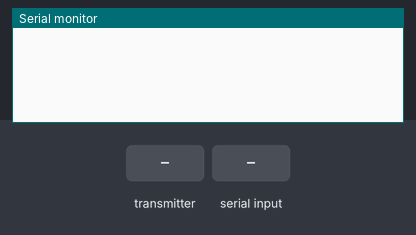
A sketch run on a simulated ESP8266 (NodeMCU). On the bench: the last lines printed to the serial monitor. The inputs (shaded band) are chosen by the test bench.

Above: at 1.2 s.
1.3 s: the transmitter starts sending data = 0
At 1.61 s:
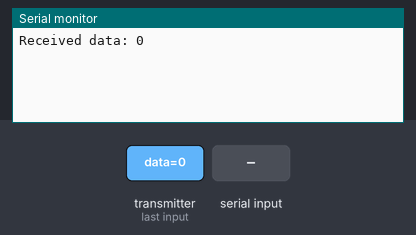
3.3 s: "1\n" received over Serial
At 3.61 s:
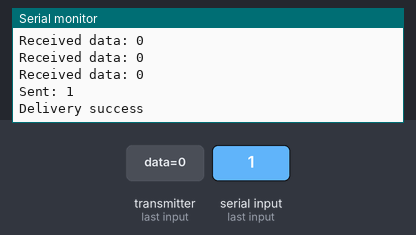

Measured:
- after the input at 1.3 s, the serial monitor: prints a new line at once (image 1)
- after the input at 3.3 s, the serial monitor: prints a new line at once (image 2)

The sketch:

ESP_MAC__TX_CODE.ino
```cpp
#include <ESP8266WiFi.h>
#include <espnow.h>
//C8:C9:A3:56:4A:FD


uint8_t broadcastAddress[] = {0xC8, 0xC9, 0xA3, 0x56, 0x4A, 0xFD};
//F4:CF:A2:C7:29:D2
// Define the switch pin
#define sw1 2

// Data structure for sending and receiving
typedef struct struct_message {
    char data[250];  // Buffer for incoming data
} struct_message;

struct_message sendReadings;
struct_message incomingReadings;

void OnDataSent(uint8_t *mac_addr, uint8_t sendStatus) {
  if (sendStatus == 0) {
    Serial.println("Delivery success");
  } else {
    Serial.println("Delivery fail");
  }
}

void OnDataRecv(uint8_t *mac, uint8_t *incomingData, uint8_t len) {
  memcpy(&incomingReadings, incomingData, sizeof(incomingReadings));
  Serial.print("Received data: ");
  Serial.println(incomingReadings.data);
}

void setup() {
  Serial.begin(9600);
  WiFi.mode(WIFI_STA);
  WiFi.disconnect();

  if (esp_now_init() != 0) {
    Serial.println("Error initializing ESP-NOW");
    return;
  }

  esp_now_set_self_role(ESP_NOW_ROLE_COMBO);
  esp_now_register_send_cb(OnDataSent);
  esp_now_add_peer(broadcastAddress, ESP_NOW_ROLE_COMBO, 1, NULL, 0);
  esp_now_register_recv_cb(OnDataRecv);

  pinMode(sw1, INPUT);
}

void loop() {
  static String inputString = "";  // String to hold incoming data

  // Read from Serial and accumulate characters until "\n" is encountered
  while (Serial.available()) {
    char inChar = (char)Serial.read();
    inputString += inChar;

    // Check if the end marker "\n" is encountered
    if (inChar == '\n') {
      // Copy the accumulated string to the send buffer
      inputString.trim(); // Remove any extraneous whitespace/newlines
      inputString.toCharArray(sendReadings.data, sizeof(sendReadings.data));

      // Send data via ESP-NOW
      esp_now_send(broadcastAddress, (uint8_t *) &sendReadings, sizeof(sendReadings));

      // Print sent data for debugging
      Serial.print("Sent: ");
      Serial.println(sendReadings.data);

      // Clear the input string for the next message
      inputString = "";
    }
  }
}
```
